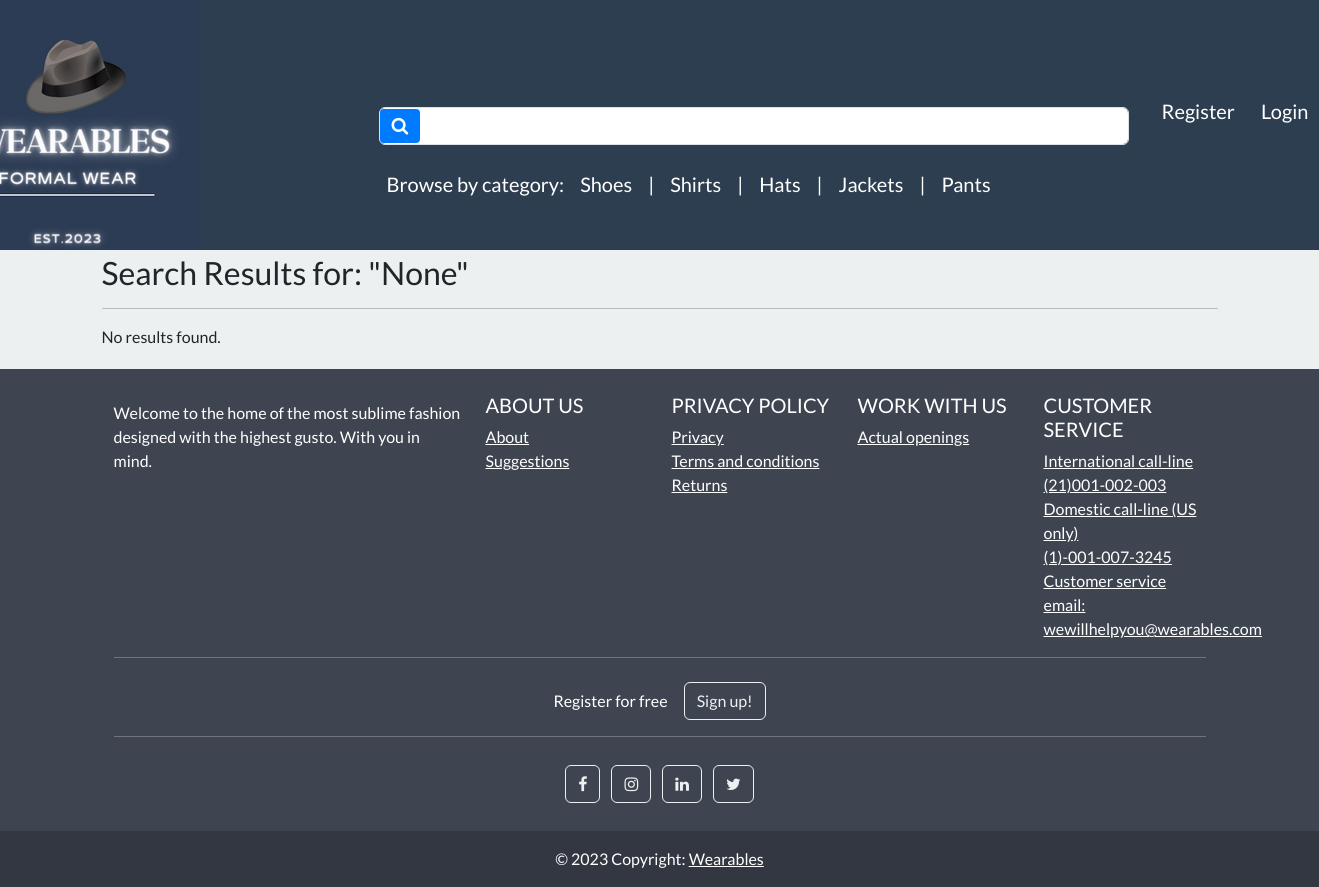
The app's page /search/ with its own data.
### store/models.py (models this page shows, shortened)
class Category(models.Model):
    name=models.CharField(max_length=250,db_index=True)                                                                 #db index to make looking for it faster
    slug=models.SlugField(max_length=250,unique=True)                              # slugs if remain MUST BE USED       #unique cause only one category for every product
    class Meta:
        verbose_name_plural = 'categories'                                                                              #django by default adds an s to category name
    def get_absolute_url(self):
        return reverse('list-category',args=[self.slug])

### store/views.py (the view)
# urls.py: path('search/', views.search, name='search'),
def search(request):
    query = request.GET.get('search_query')
    if query:
        results = Product.objects.filter(title__icontains=query)
    else:
        results = Product.objects.none()
    return render(request, 'store/search_results.html', {'results': results, 'query': query})

### cart/cart.py (called while the page is built)
    def __len__(self):                                                                                #total length of products in a session
        return sum(item['qty'] for item in self.cart.values())                                        #total number of items in a shopping cart

### cart/context_processors.py (called while the page is built)
def cart(request):
    return {'cart':Cart(request)}

### store/views.py (called while the page is built)
def categories(request):
    all_categories=Category.objects.all()                                                                               #select all categories(shoes and shirts)
    return {'all_categories': all_categories}

### store/templates/store/search_results.html
{% extends "store/base.html" %}
{% load static %}
{% block content %}
<div class="album py-1 bg-light">
    <div class="container">
        <h3>Search Results for: "{{ query }}"</h3>
    <hr>
        <div class="row row-cols-1 row-cols-sm-2 row-cols-md-5 g-3">
            {% if results %}
                {% for product in results %}
                    <div class="col">
                        <div class="card shadow-sm">
                            <img class="img-fluid" alt="{{ product.title }}" src="{{ product.image.url }}">
                            <div class="card-body">
                                <p class="card-text">
                                    <a class="text-info text-decoration-none" href="{{ product.get_absolute_url }}">{{ product.title|capfirst }}</a>
                                </p>
                                <div class="d-flex justify-content-between align-items-center">
                                    <h5> $ {{ product.price }}</h5>
                                </div>
                            </div>
                        </div>
                    </div>
                {% endfor %}
            {% else %}
                <div class="col">
                    <p>No results found.</p>
                </div>
            {% endif %}
        </div>
    </div>
</div>
{% endblock %}

### store/templates/store/base.html (shortened to what this page needs)
{% load static %}
<!DOCTYPE html>
<html>
    <head>
        <link rel="stylesheet" href="https://bootswatch.com/5/flatly/bootstrap.min.css">
        <link rel="stylesheet" href="https://cdnjs.cloudflare.com/ajax/libs/font-awesome/4.7.0/css/font-awesome.min.css">
        <link rel="stylesheet" href="{%static 'css/styles.css'%}">
    </head>
<nav class="navbar navbar-expand-lg bg-primary justify-content-center" style="max-height: 250px; margin: auto;">
        <a class="navbar-brand main-heading text-white" href="{% url 'store' %}">
            <img src="{% static 'media/images/Wearables1.png' %}" alt="Your Custom Logo">
        </a>
<nav class="navbar navbar-expand-lg navbar-light bg-primary justify-content-center" style="padding-left: 150px;padding-top: 80px;">
    <div class="container navbar-light">
        <div class="search-form">
            <form class="d-flex mb-3" action="{% url 'search' %}" method="GET">
                <div style="position: relative;">
                    <button class="btn btn-primary d-flex align-items-center" type="submit" style="position: absolute; left: 1px; top: 50%; transform: translateY(-50%); border: none; background-color: #007bff; color: #fff; padding: 8px 12px; border-radius: 4px; cursor: pointer; transition: background-color 0.2s; border-radius: 4px;">
                        <i class="fa fa-search" style="font-size: 18px;" aria-hidden="true"></i>
                    </button>
                    <input class="form-control me-2" type="search" name="search_query" style="width: 750px; padding-left: 50px; background-color: #fff; color: #000;" aria-label="Search">
                </div>
            </form>
            <div class="categories-list">
                <div class="w-100 d-flex justify-content-center bg-primary">
                    <ul class="navbar-nav me-auto mb-2 mb-md-0">
                        <li class="nav-item">
                            <a class="nav-link text-white" href="" style="font-size:20px;">Browse by category:</a>
                        </li>
                        {% for category in all_categories %}
                            <li class="nav-item">
                                <a class="nav-link text-white" href="{{ category.get_absolute_url }}" style="font-size:20px;">{{ category.name|capfirst }}</a>
                            </li>
                            {% if not forloop.last %}
                                <li class="nav-item">
                                    <span class="nav-link text-white" style="font-size: 20px;"> | </span>
                                </li>
                            {% endif %}
                        {% endfor %}
                    </ul>
                </div>
            </div>
        </div>
    </div>
</nav>
        <div class="collapse navbar-collapse text-center" id="navbarNavDropdown">
            <ul class="navbar-nav ms-auto">
            {% if user.is_authenticated%}
                <li class="nav-item">
                    <a class="btn btn-alert navbar-btn text-white" type="button" style="font-size:20px;"  href="{%  url 'dashboard' %}"><i class="fa fa-home" aria-hidden="true"></i> Dashboard </a>
                </li>
            {% else %}
                 <li class="nav-item">
                    <a class="btn btn-alert navbar-btn text-white" type="button" style="font-size:20px;"  href="{%  url 'register' %}"> Register </a>
                </li>
            {% endif %}
            {% if user.is_authenticated %}
                 <li class="nav-item">
                     <a class="btn btn-alert navbar-btn text-white" type="button" style="font-size:20px;" href="{% url 'user-logout'%}"><i class="fa fa-sign-out" aria-hidden="true"></i> Logout </a>
                </li>
                {% else%}
                <li class="nav-item">
                    <a class="btn btn-alert navbar-btn text-white" type="button"  style="font-size:20px;" href="{% url 'my-login'%}"> Login </a>
                </li>
            {% endif %}
            </ul>
        </div>
    </nav>
    <body>
        {% block content %}
        {% endblock %}
    </body>
  <footer
          class="text-center text-lg-start text-white"
          style="background-color: #3e4551"
          >
    <div class="container p-4 pb-0">
      <section class="">
        <div class="row">
          <div class="col-lg-4 col-md-6 mb-4 mb-md-0">
            <p>
              Welcome to the home of the most sublime fashion designed with the highest gusto. With you in mind.
            </p>
          </div>
          <div class="col-lg-2 col-md-6 mb-4 mb-md-0">
            <h5 class="text-uppercase">About us</h5>
            <ul class="list-unstyled mb-0">
              <li>
                <a href="#!" class="text-white">About</a>
              </li>
              <li>
                <a href="#!" class="text-white">Suggestions</a>
              </li>
            </ul>
          </div>
          <div class="col-lg-2 col-md-6 mb-4 mb-md-0">
            <h5 class="text-uppercase">Privacy policy</h5>
            <ul class="list-unstyled mb-0">
              <li>
                <a href="#!" class="text-white">Privacy</a>
              </li>
              <li>
                <a href="#!" class="text-white">Terms and conditions</a>
              </li>
              <li>
                <a href="#!" class="text-white">Returns</a>
              </li>
            </ul>
          </div>
          <div class="col-lg-2 col-md-6 mb-4 mb-md-0">
            <h5 class="text-uppercase">Work with us</h5>
            <ul class="list-unstyled mb-0">
              <li>
                <a href="#!" class="text-white">Actual openings</a>
              </li>
            </ul>
          </div>
          <div class="col-lg-2 col-md-6 mb-4 mb-md-0">
            <h5 class="text-uppercase">Customer service</h5>
            <ul class="list-unstyled mb-0">
              <li>
                <a href="#!" class="text-white">International call-line</a>
              </li>
              <li>
                <a href="#!" class="text-white">(21)001-002-003</a>
              </li>
              <li>
                <a href="#!" class="text-white">Domestic call-line (US only)</a>
              </li>
              <li>
                <a href="#!" class="text-white">(1)-001-007-3245</a>
              </li>
              <li>
                <a href="#!" class="text-white">Customer service email:</a>
              </li>
                <li>
                <a href="#!" class="text-white">wewillhelpyou@wearables.com</a>
              </li>
            </ul>
          </div>
        </div>
      </section>
      <hr class="mb-4" />
      <section class="">
        <p class="d-flex justify-content-center align-items-center">
          <span class="me-3">Register for free</span>
          <button type="button" class="btn btn-outline-light btn-rounded">
            Sign up!
          </button>
        </p>
      </section>
      <hr class="mb-4" />
      <section class="mb-4 text-center">
        <a
           class="btn btn-outline-light btn-floating m-1"
           href="#!"
           role="button"
           ><i class="fa fa-facebook-f"></i
          ></a>
        <a
           class="btn btn-outline-light btn-floating m-1"
           href="#!"
           role="button"
           ><i class="fa fa-instagram"></i
          ></a>
        <a
           class="btn btn-outline-light btn-floating m-1"
           href="#!"
           role="button"
           ><i class="fa fa-linkedin"></i
          ></a>
        <a
           class="btn btn-outline-light btn-floating m-1"
           href="#!"
           role="button"
           ><i class="fa fa-twitter"></i
          ></a>
      </section>
    </div>
    <div
         class="text-center p-3"
         style="background-color: rgba(0, 0, 0, 0.2)"
         >
      © 2023 Copyright:
      <a class="text-white">Wearables</a>
    </div>
  </footer>
</html>

### records on screen
Category: name "Shoes"
Category: name "Shirts"
Category: name "Hats"
Category: name "Jackets"
Category: name "Pants"

### other values on screen
{{ query }} "None"
